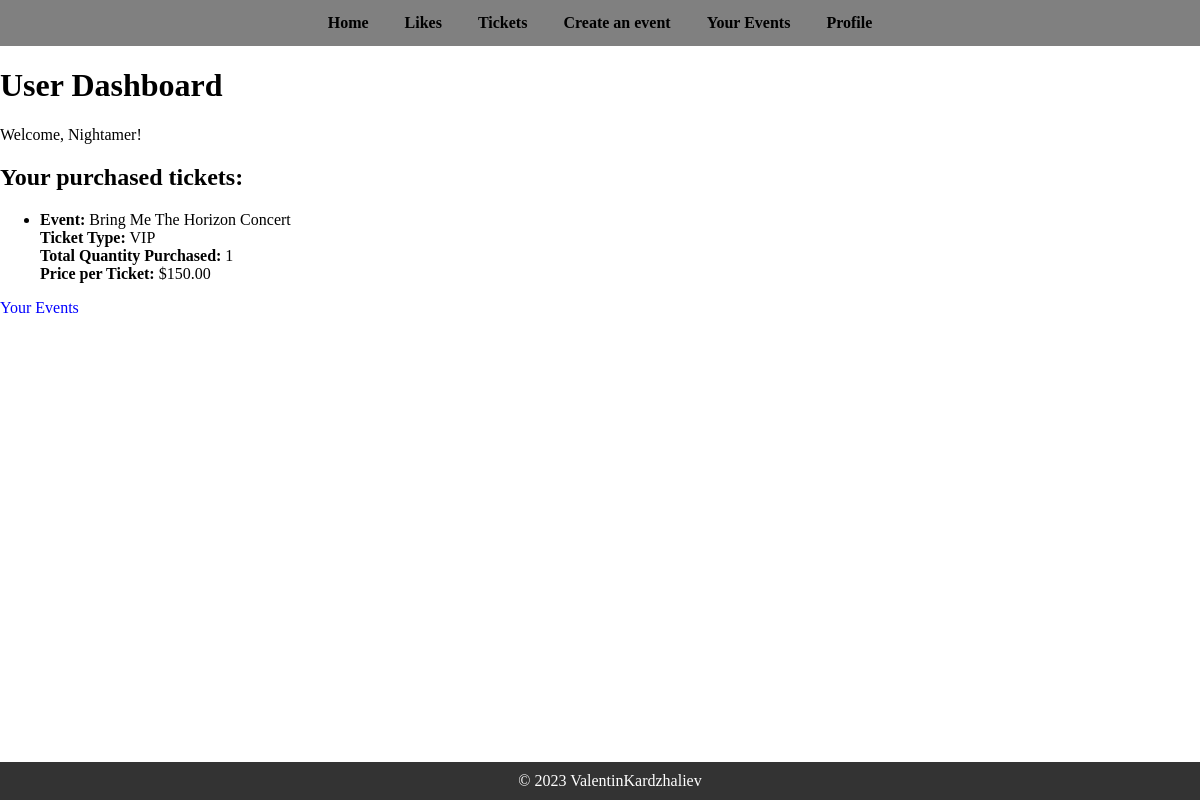
/accounts/profile/2/dashboard/, run on an earlier commit of the app's database.
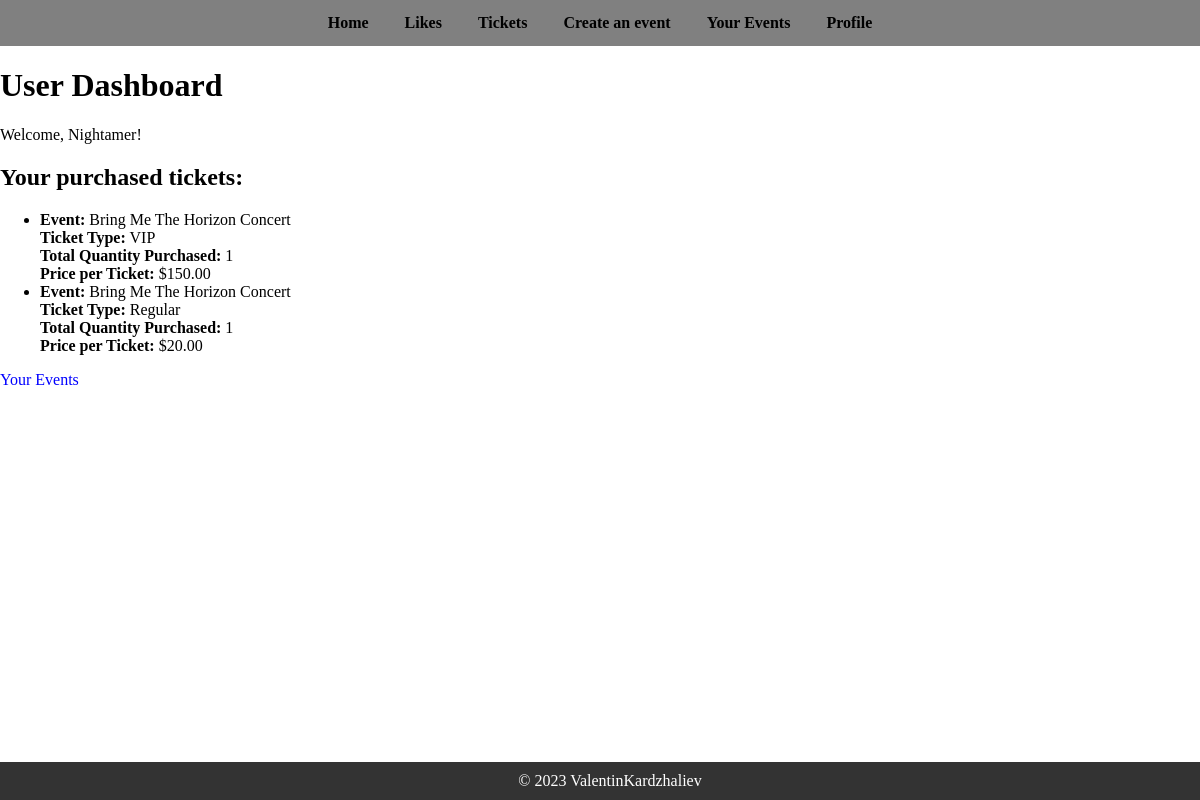
And on a later commit of the database.
### event_ticketing_system/web_auth/models.py (models this page shows, shortened)
class EventAppUser(auth_models.AbstractUser):
    email = models.EmailField(
        unique=True,
    )
    profile_picture = models.ImageField(
        upload_to='profile_images/',
        default='general_images/anon_profile_image.png',
    )

### event_ticketing_system/tickets/models.py (models this page shows, shortened)
class Ticket(models.Model):
    VIP = 'VIP'
    REGULAR = 'Regular'
    TICKET_TYPE_CHOICES = [
        (VIP, 'VIP'),
        (REGULAR, 'Regular'),
    ]
    event = models.ForeignKey(Event, on_delete=models.CASCADE, related_name='tickets')
    ticket_type = models.CharField(max_length=10, choices=TICKET_TYPE_CHOICES)
    quantity_available = models.PositiveIntegerField()
    price_per_ticket = models.DecimalField(max_digits=10, decimal_places=2)
    class Meta:
        unique_together = ('event', 'ticket_type')

### event_ticketing_system/events/models.py (models this page shows, shortened)
class Event(models.Model):
    MUSIC = 'Music'
    NIGHTLIFE = 'Nightlife'
    PERFORMING_VISUAL_ARTS = 'Performing & Visual Arts'
    HOLIDAYS = 'Holidays'
    HEALTH = 'Health'
    HOBBIES = 'Hobbies'
    BUSINESS = 'Business'
    FOOD_DRINK = 'Food & Drink'
    CATEGORY_CHOICES = [
        (MUSIC, 'Music'),
        (NIGHTLIFE, 'Nightlife'),
        (PERFORMING_VISUAL_ARTS, 'Performing & Visual Arts'),
        (HOLIDAYS, 'Holidays'),
        (HEALTH, 'Health'),
        (HOBBIES, 'Hobbies'),
        (BUSINESS, 'Business'),
        (FOOD_DRINK, 'Food & Drink'),
    ]
    title = models.CharField(max_length=255)
    description = models.TextField()
    date_and_time = models.DateTimeField()
    venue = models.CharField(max_length=255)
    category = models.CharField(max_length=50, choices=CATEGORY_CHOICES)
    contact_information = models.CharField(max_length=255)
    organizer = models.CharField(max_length=255)
    image = models.ImageField(upload_to='event_images/', null=True, blank=True)
    creator = models.ForeignKey(UserModel, on_delete=models.CASCADE, related_name='created_events')

### event_ticketing_system/web_auth/views.py (the view)
# urls.py: path('dashboard/', UserDashboardView.as_view(), name='user_dashboard'),
class UserDashboardView(views.DetailView):
    template_name = 'accounts/user_dashboard.html'
    model = get_user_model()
    context_object_name = 'user'
    def get_context_data(self, **kwargs):
        context = super().get_context_data(**kwargs)
        user = self.object
        user_tickets = Ticket.objects.filter(purchase__user=user)
        user_tickets_quantity = []
        for ticket in user_tickets:
            total_quantity = sum([purchase.quantity for purchase in ticket.purchase_set.filter(user=user)])
            user_tickets_quantity.append({
                'event__title': ticket.event.title,
                'ticket_type': ticket.get_ticket_type_display(),
                'total_quantity': total_quantity,
                'price_per_ticket': ticket.price_per_ticket,
            })
        context['user_tickets_quantity'] = user_tickets_quantity
        return context

### templates/accounts/user_dashboard.html (shortened to what this page needs)
{% extends 'base/base.html' %}
{% block content %}
    <h1>User Dashboard</h1>
    <p>Welcome, {{ user.username }}!</p>
    <h2>Your purchased tickets:</h2>
    {% if user_tickets_quantity %}
        <ul>
            {% for ticket_quantity in user_tickets_quantity %}
                <li>
                    <strong>Event:</strong> {{ ticket_quantity.event__title }}<br>
                    <strong>Ticket Type:</strong> {{ ticket_quantity.ticket_type }}<br>
                    <strong>Total Quantity Purchased:</strong> {{ ticket_quantity.total_quantity }}<br>
                    <strong>Price per Ticket:</strong> ${{ ticket_quantity.price_per_ticket }}<br>
                </li>
            {% endfor %}
        </ul>
    {% else %}
        <p>You haven't purchased any tickets yet.</p>
    {% endif %}
    <a id="user-created-events" href="{% url 'user_created_events' %}">Your Events</a>
{% endblock %}

### templates/base/base.html (shortened to what this page needs)
{% load static %}
<!DOCTYPE html>
<html lang="en">
<head>
    <link rel="stylesheet" type="text/css" href="{% static 'css/base.css' %}">
</head>
<body>
{% include 'base/navbar.html' %}
<main>
    {% block content %}
    {% endblock %}
</main>
{% include 'base/footer.html' %}
</body>
</html>

### templates/base/navbar.html (shortened to what this page needs)
{% load static %}
<head>
    <link rel="stylesheet" type="text/css" href="{% static 'css/navbar.css' %}">
</head>
<div class="navbar">
    <a id="home" href="{% url 'index' %}">Home</a>
    {% if user.is_authenticated %}
        <a id="likes" href="{% url 'liked_events' %}">Likes</a>
        <a id="tickets" href="#">Tickets</a>
        <a id="add-event" href="{% url 'event_add' %}">Create an event</a>
        <a id="user-created-events" href="{% url 'user_created_events' %}">Your Events</a>
        <a href="{% url 'profile_details' pk=request.user.pk %}">Profile</a>
    {% else %}
        {% if request.path != '/web_auth/login/' and request.path != '/web_auth/register/' %}
            <a id="login" href="{% url 'login_user' %}">Login</a>
            <a id="register" href="{% url 'register_user' %}">Register</a>
        {% endif %}
    {% endif %}
</div>

### templates/base/footer.html (shortened to what this page needs)
{% load static %}
<head>
    <link rel="stylesheet" type="text/css" href="{% static 'css/footer.css' %}">
</head>
<div class="footer">
    <span class="footer-section">
        © 2023 ValentinKardzhaliev
    </span>
</div>

### static/css/base.css (style rules this page uses)
body { margin: 0; }
a { color: blue; text-decoration: none; }

### static/css/navbar.css (style rules this page uses)
.navbar { position: relative; text-align: center; background-color: gray; }
.navbar a { display: inline-block; color: #000; text-align: center; padding: 14px 16px; text-decoration: none; font-weight: bold; }

### static/css/footer.css (style rules this page uses)
.footer { background-color: #333; color: #fff; padding: 10px; text-align: center; position: fixed; width: 100%; bottom: 0; }

What changed in the data, as far as the page shows it:
now on this page (row edited): Ticket: event__title "Bring Me The Horizon Concert", ticket_type "Regular", total_quantity "1", price_per_ticket "20.00"
